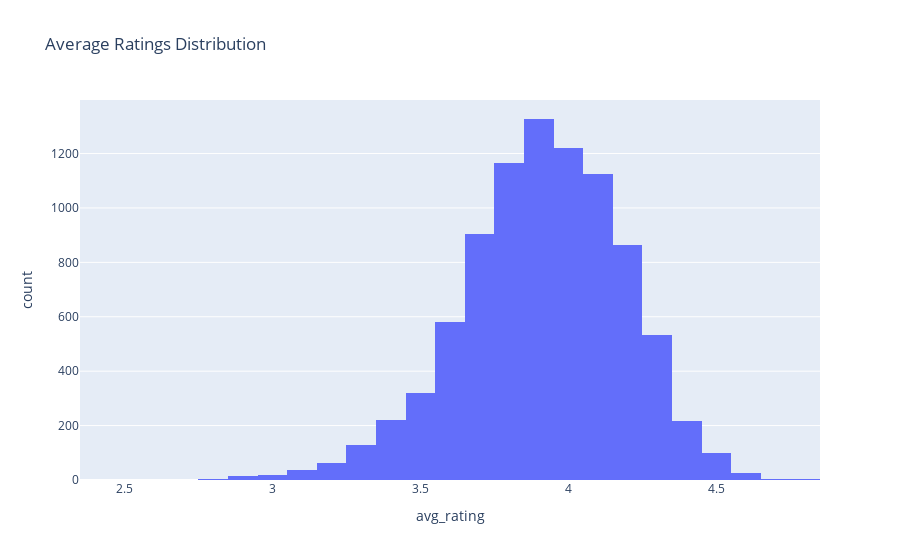

The notebook cell saved with this chart:
### Code cell
%pip install --quiet "nbformat>=4.2.0"

fig = px.histogram(works, x='avg_rating', nbins=30, title='Average Ratings Distribution')
fig.show()

### Figure 1 — Plotly figure (JSON) as saved in the notebook; plotly's stock layout.template omitted (floating-point values rounded to 4 significant figures; data arrays with more than 128 entries replaced by an {"elided": "..."} marker saying what was removed)
{"data": [{"bingroup": "x", "hovertemplate": "avg_rating=%{x}<br>count=%{y}<extra></extra>", "legendgroup": "", "marker": {"color": "#636efa", "pattern": {"shape": ""}}, "name": "", "nbinsx": 30, "orientation": "v", "showlegend": false, "type": "histogram", "x": {"elided": "8875 float values"}, "xaxis": "x", "yaxis": "y"}], "layout": {"barmode": "relative", "legend": {"tracegroupgap": 0}, "title": {"text": "Average Ratings Distribution"}, "xaxis": {"anchor": "y", "domain": [0, 1], "title": {"text": "avg_rating"}}, "yaxis": {"anchor": "x", "domain": [0, 1], "title": {"text": "count"}}}}
